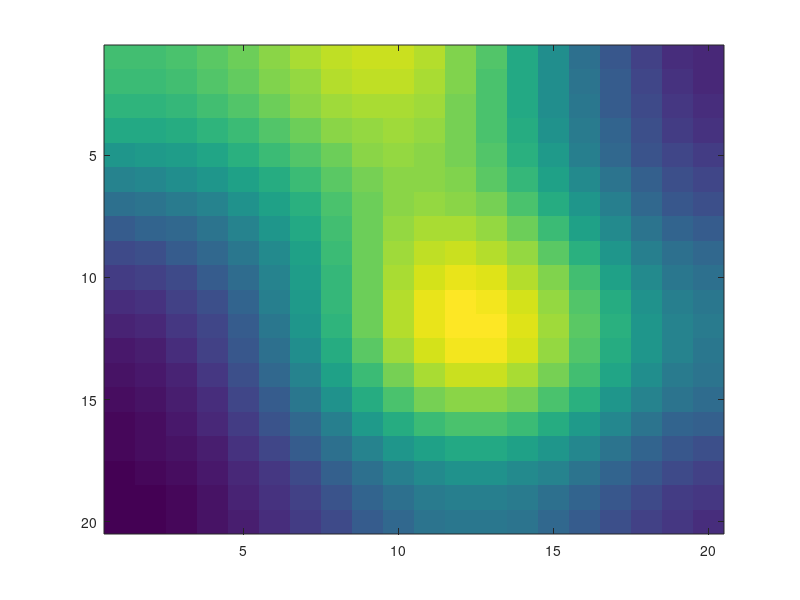

Reproduce this figure in MATLAB.

N = 20;%The number of pixels along a dimension of the image
A = zeros(N, N);%The image
Adj = zeros(N*N, N*N);%The adjacency matrix

%Use 8 neighbors, and fill in the adjacency matrix
dx = [-1, 0, 1, -1, 1, -1, 0, 1];
dy = [-1, -1, -1, 0, 0, 1, 1, 1];
for x = 1:N
   for y = 1:N
       index = (x-1)*N + y;
       for ne = 1:length(dx)
           newx = x + dx(ne);
           newy = y + dy(ne);
           if newx > 0 && newx <= N && newy > 0 && newy <= N
               index2 = (newx-1)*N + newy;
               Adj(index, index2) = 1;
           end
       end
   end
end



%load vvv.mat
%VV

%%%BELOW IS THE KEY CODE THAT COMPUTES THE SOLUTION TO THE DIFFERENTIAL
%%%EQUATION
Deg = diag(sum(Adj, 2));%Compute the degree matrix
L = Deg - Adj;%Compute the laplacian matrix in terms of the degree and adjacency matrices
[V, D] = eig(L);%Compute the eigenvalues/vectors of the laplacian matrix
D = diag(D);

%Initial condition (place a few large positive values around and
%make everything else zero)
C0 = zeros(N, N);
C0(2:5, 2:5) = 5;
C0(10:15, 10:15) = 10;
C0(2:5, 8:13) = 7;
C0 = C0(:);

C0V = V'*C0;%Transform the initial condition into the coordinate system 
%of the eigenvectors

%for t = 0:0.05:5
%Loop through times and decay each initial component
   %Phi = C0V.*exp(-D*t);%Exponential decay for each component
   %Phi = V*Phi;%Transform from eigenvector coordinate system to original coordinate system
   %Phi = reshape(Phi, N, N);
   %Display the results and write to GIF file
   %imagesc(Phi);
   %caxis([0, 10]);
   %title(sprintf('Diffusion t = %1d', t*100));
 %end
%save('vfile.mat','V','-v7')


t = 3.0;
Phi = C0V.*exp(-D*t);%Exponential decay for each component
Phi = V*Phi;%Transform from eigenvector coordinate system to original coordinate system
Phi = reshape(Phi, N, N);
imagesc(Phi);
%caxis([0, 10]);
%imshow(img);
%Phi




